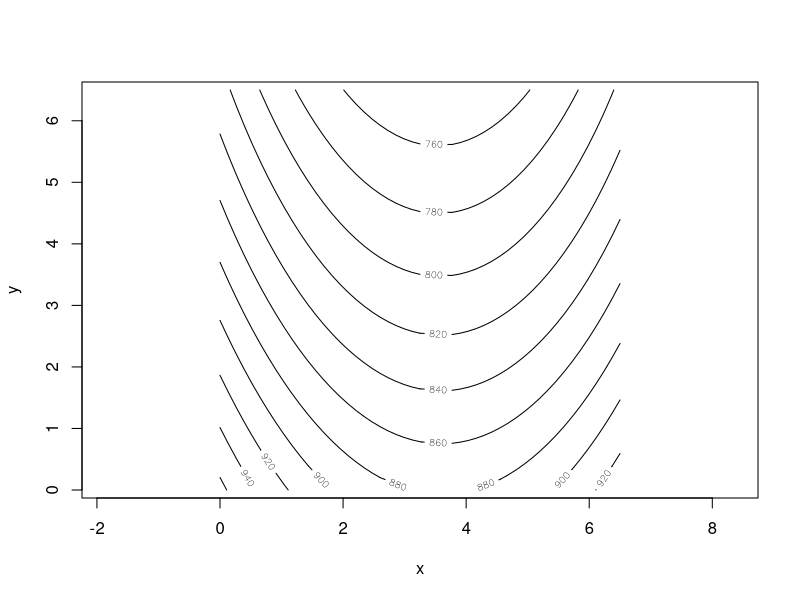
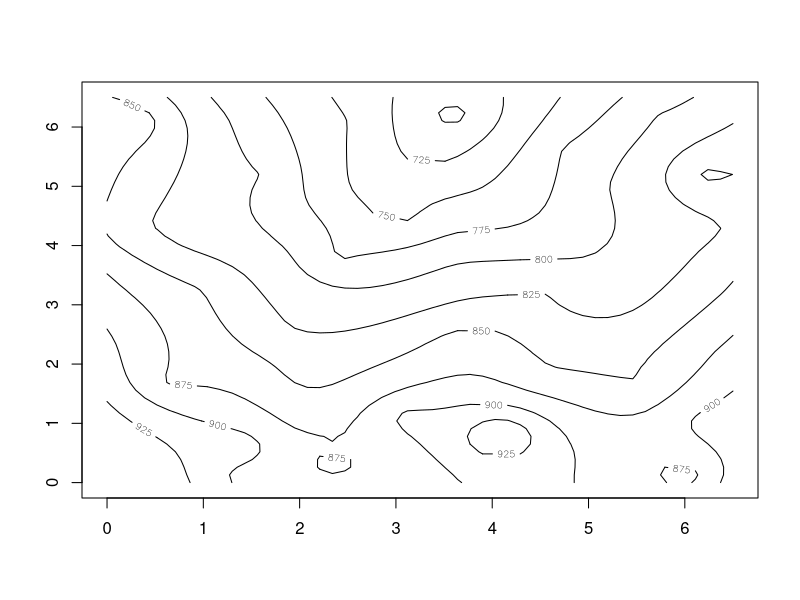
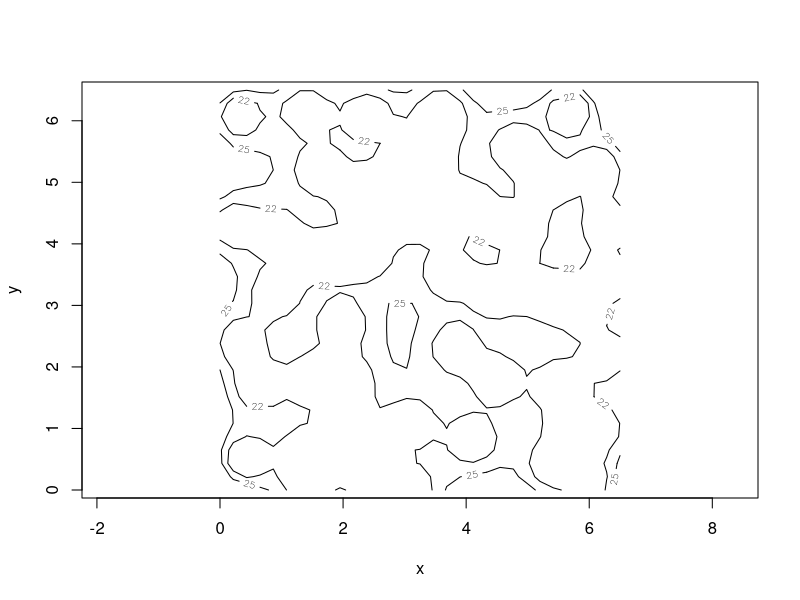

Source code (R) for these figures, in order:
library(spatial)


### Name: surf.gls
### Title: Fits a Trend Surface by Generalized Least-squares
### Aliases: surf.gls
### Keywords: spatial

### ** Examples

library(MASS)  # for eqscplot
data(topo, package="MASS")
topo.kr <- surf.gls(2, expcov, topo, d=0.7)
trsurf <- trmat(topo.kr, 0, 6.5, 0, 6.5, 50)
eqscplot(trsurf, type = "n")
contour(trsurf, add = TRUE)

prsurf <- prmat(topo.kr, 0, 6.5, 0, 6.5, 50)
contour(prsurf, levels=seq(700, 925, 25))
sesurf <- semat(topo.kr, 0, 6.5, 0, 6.5, 30)
eqscplot(sesurf, type = "n")
contour(sesurf, levels = c(22, 25), add = TRUE)
